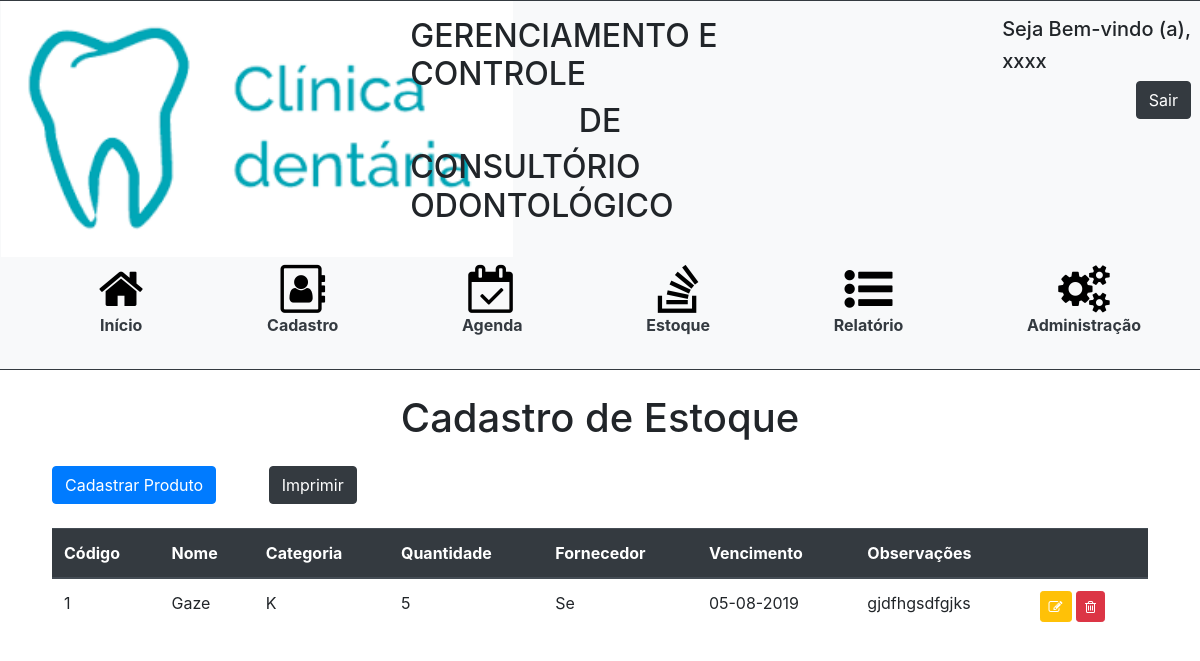
/estoque.php, run on the app's committed database.
### tables this page shows
CREATE TABLE `estoque` (
  `id_estoque` int(11) NOT NULL,
  `numeroproduto` int(11) DEFAULT NULL,
  `nomeproduto` varchar(200) NOT NULL,
  `categoria` varchar(100) NOT NULL,
  `quantidade` int(11) NOT NULL,
  `fornecedor` varchar(100) DEFAULT NULL,
  `vencimento` date NOT NULL,
  `complemento` varchar(100) DEFAULT NULL
);

### estoque.php (the view, shortened to what this page needs)
<!DOCTYPE html>
<html>
	<head>
		<link rel="stylesheet" href="https://stackpath.bootstrapcdn.com/bootstrap/4.3.1/css/bootstrap.min.css">
		<link rel="stylesheet" href="https://cdnjs.cloudflare.com/ajax/libs/font-awesome/4.7.0/css/font-awesome.min.css">
		<link rel="stylesheet" type="text/css" href="styleHeader.css">
	</head>
	<body>
		<?php include 'header.php'?>
        <h1 class = "text-center mb-4">Cadastro de Estoque</h1>
		<div class = "pl-5 pr-5">
            <button type="button" class="btn btn-primary btn-md ml-1" data-toggle="modal" data-target="#modal1">Cadastrar Produto</button>
            <input type="button" class ="btn btn-dark ml-5" onclick="window.print();" value="Imprimir">
                <div class = "overflow-auto ml-1 mr-1" style = "max-height: 550px">
                    <table class="table w-100 mt-4">
                        <thead class="thead-dark">
                            <tr>
                                <th scope="col">Código</th>
                                <th scope="col">Nome </th>
                                <th scope="col">Categoria</th>
                                <th scope="col">Quantidade</th>
                                <th scope="col">Fornecedor</th>
                                <th scope ="col">Vencimento</th>
                                <th scope = "col">Observações</th>
                                <th scope = "col"></th>
                            </tr>
                        </thead>
                        <tbody>
                            <?php
                                include_once 'conexao.php';
                                $sql = "SELECT * FROM estoque";
                                $busca = mysqli_query($con, $sql);
                                while($array = mysqli_fetch_array($busca)){
                                    $idEstoque = $array['id_estoque'];
                                    $nroProduto = $array['numeroproduto'];
                                    $nomeProduto = $array['nomeproduto'];
                                    $categoria = $array['categoria'];
                                    $quantidade = $array['quantidade'];
                                    $fornecedor = $array['fornecedor'];
                                    $vencimento = $array['vencimento'];
                                    $complemento = $array['complemento'];
                                    $dtVenci = explode('-', $vencimento);
                                    $dtVencimento = $dtVenci[2] . "-" . $dtVenci[1]. "-" . $dtVenci[0];
                            ?>
                                <tr>
                                    <td><?php echo $nroProduto?></td>
                                    <td><?php echo $nomeProduto?></td>
                                    <td><?php echo $categoria?></td>
                                    <td><?php echo $quantidade?></td>
                                    <td><?php echo $fornecedor?></td>
                                    <td><?php echo $dtVencimento?></td>
                                    <td><?php echo $complemento?></td>
                                    <td>
                                        <a class="btn btn-warning btn-sm"  style="color:#fff" href="editarEstoque.php?id=<?php echo $idEstoque?>" role="button"><i class="fa fa-pencil-square-o" aria-hidden="true"></i></a>
                                        <a class="btn btn-danger btn-sm"  style="color:#fff" href="#" onclick="excluir(<?php echo $array['id_estoque']; ?>)" role="button"><i class="fa fa-trash-o" aria-hidden="true"></i></a>
                                    </td>
                                </tr>
                            <?php } ?>
                        </tbody>
                    </table>
                </div>
            </div>
	</body>
</html>

### data on the page
estoque: numeroproduto "1", nomeproduto "Gaze", categoria "K", quantidade "5", fornecedor "Se", vencimento "05-08-2019", complemento "gjdfhgsdfgjks"
